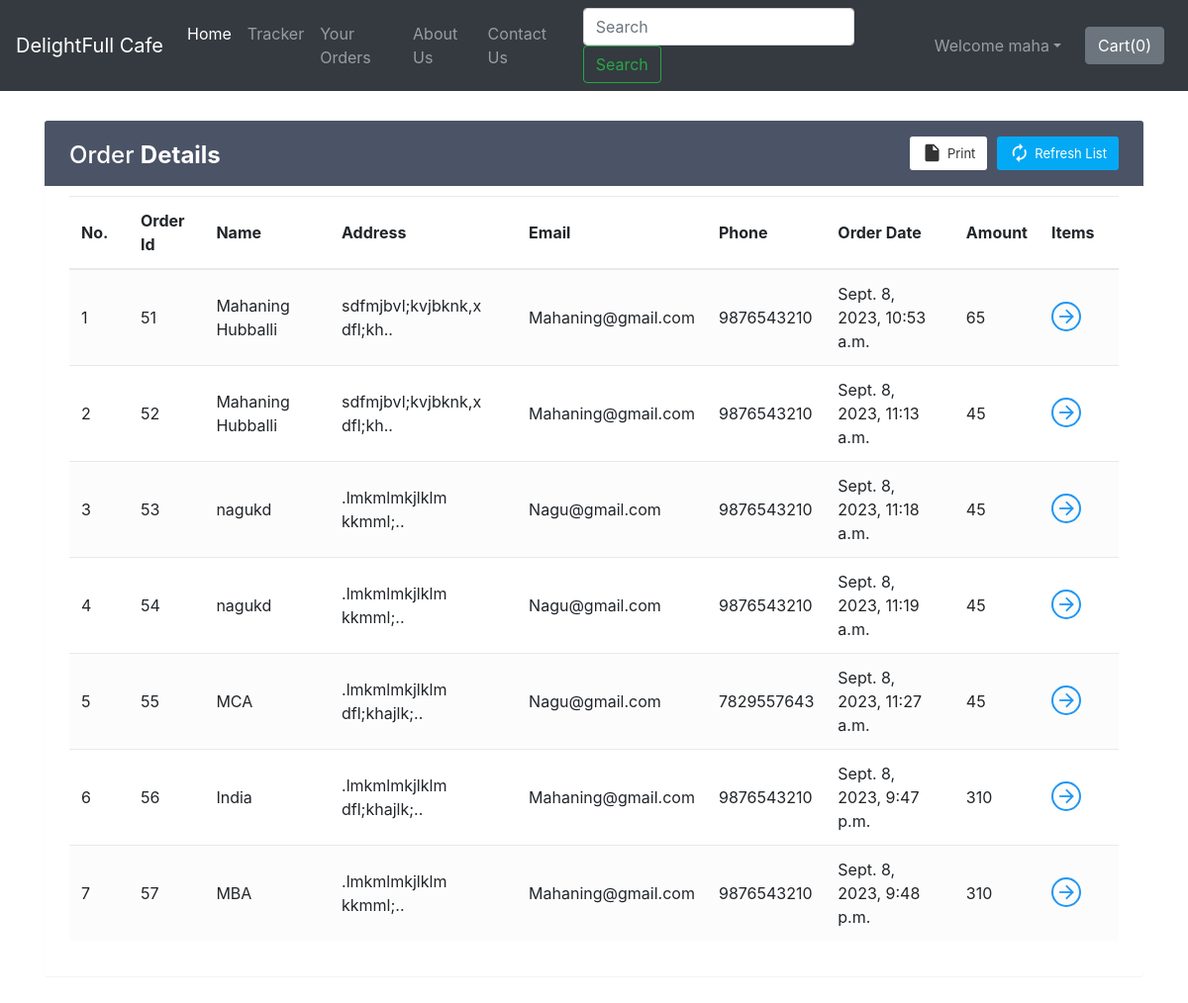
Page /shop/orderView/ (signed in) on the committed database.
### shop/models.py (models this page shows)
class Orders(models.Model):
    order_id = models.AutoField(primary_key=True)
    items_json = models.CharField(max_length=5000)
    userId = models.IntegerField(default=0)
    amount = models.IntegerField(default=0)
    name = models.CharField(max_length=90)
    email = models.CharField(max_length=111)
    address = models.CharField(max_length=111)
    city = models.CharField(max_length=111)
    state = models.CharField(max_length=111)
    zip_code = models.CharField(max_length=111)
    phone = models.CharField(max_length=111, default="")
    timestamp = models.DateTimeField(default=timezone.now)

### shop/views.py (the view)
# urls.py: path('orderView/', views.orderView, name="orderView"),
def orderView(request):
    if request.user.is_authenticated:
        current_user = request.user
        orderHistory = Orders.objects.filter(userId=current_user.id)
        if len(orderHistory) == 0:
            messages.info(request, "You have not ordered.")
            return render(request, 'shop/orderView.html')
        return render(request, 'shop/orderView.html', {'orderHistory': orderHistory})
    return render(request, 'shop/orderView.html')

### shop/templates/shop/orderView.html (shortened to what this page needs)
{% extends 'shop/basic.html' %}
{% block body %}
{% if user.is_authenticated %}
<div class="container" id="cont">
    <div class="table-wrapper">
        <div class="table-title">
            <div class="row">
                <div class="col-sm-4">
                    <h2>Order <b>Details</b></h2>
                </div>
                <div class="col-sm-8">
                    <a href="" class="btn btn-primary"><i class="material-icons">&#xE863;</i> <span>Refresh List</span></a>
                    <a href="#" onclick="window.print()" class="btn btn-info"><i class="material-icons">&#xE24D;</i> <span>Print</span></a>
                </div>
            </div>
        </div>
        <table class="table table-striped table-hover">
            <thead>
                <tr>
                    <th>No.</th>
                    <th>Order Id</th>
                    <th>Name</th>
                    <th>Address</th>
                    <th>Email</th>
                    <th>Phone</th>
                    <th>Order Date</th>
                    <th>Amount</th>
                    <th>Items</th>
                </tr>
            </thead>
            <tbody>
                {% for i in orderHistory %}
                <tr>
                    <td class="count"></td>
                    <td>{{i.order_id}}</td>
                    <td>{{i.name}}</td>
                    <td data-toggle="tooltip" title="{{i.address}}">{{i.address|slice:"0:25"}}..</td>
                    <td>{{i.email}}</td>
                    <td>{{i.phone}}</td>
                    <td>{{i.timestamp}}</td>
                    <td>{{i.amount}}</td>
                    <td><a href="#" id="click{{i.order_id}}" class="view" title="View Details"><i class="material-icons">&#xE5C8;</i></a></td>
                </tr>
                {% endfor %}
            </tbody>
        </table>
    </div>
</div>
{% endif %}
{% endblock %}

### shop/templates/shop/basic.html (shortened to what this page needs)
<!doctype html>
<html lang="en">
  <head>
    <link rel="stylesheet" href="https://stackpath.bootstrapcdn.com/bootstrap/4.2.1/css/bootstrap.min.css">
    <link rel="stylesheet" href="https://stackpath.bootstrapcdn.com/bootstrap/4.3.1/css/bootstrap.min.css">
    <link rel="stylesheet" href="https://use.fontawesome.com/releases/v5.8.2/css/all.css">
  </head>
  <body>
    <nav class="navbar navbar-expand-lg navbar-dark bg-dark">
      <a class="navbar-brand" href="/shop">DelightFull Cafe</a>
      <div class="collapse navbar-collapse" id="navbarSupportedContent">
        <ul class="navbar-nav mr-auto">
          <li class="nav-item active">
            <a class="nav-link" href="/shop">Home <span class="sr-only">(current)</span></a>
          </li>
          <li class="nav-item">
            <a class="nav-link" href="/shop/tracker">Tracker</a>
          </li>
          <li class="nav-item">
            <a class="nav-link" href="/shop/orderView/">Your Orders</a>
          </li>
          <li class="nav-item">
            <a class="nav-link" href="/shop/about">About Us</a>
          </li>
          <li class="nav-item">
            <a class="nav-link" href="/shop/contact">Contact Us</a>
          </li>
        </ul>
        <form method="get" action="/shop/search" class="form-inline my-2 my-lg-0 mx-3">
          <input class="form-control mr-sm-2" type="search" name="search" id="search" placeholder="Search" aria-label="Search" required>
          <button class="btn btn-outline-success my-2 my-sm-0" type="submit">Search</button>
        </form>
        {% if user.is_authenticated %}
        <ul class="navbar-nav mr-2">
          <li class="nav-item dropdown">
            <a class="nav-link dropdown-toggle" href='#' id="navbarDropdown" role="button" data-toggle="dropdown"> Welcome {{request.user}}</a>
          </li>
        </ul>
        {% else %}
        <button type="button" class="btn btn-success mx-2" data-toggle="modal" data-target="#loginModal">Login</button>
        <button type="button" class="btn btn-success mx-2" data-toggle="modal" data-target="#signupModal">SignUp</button>
        {% endif %}
        <button type="button" class="btn btn-secondary mx-2" id="popcart" data-container="body" data-html="true" data-toggle="popover" title="MyCart" data-placement="bottom" data-content="Bottom popover">
          Cart(<span id="cart">0</span>)
        </button>
      </div>
    </nav>
    {% block body %} {% endblock %}
  </body>
</html>

### rows in the picture
Orders: order_id "51", name "Mahaning Hubballi", address "sdfmjbvl;kvjbknk,x dfl;kh", email "Mahaning@gmail.com", phone "9876543210", timestamp "Sept. 8, 2023, 10:53 a.m.", amount "65"
Orders: order_id "52", name "Mahaning Hubballi", address "sdfmjbvl;kvjbknk,x dfl;kh", email "Mahaning@gmail.com", phone "9876543210", timestamp "Sept. 8, 2023, 11:13 a.m.", amount "45"
Orders: order_id "53", name "nagukd", address ".lmkmlmkjlklm kkmml;", email "Nagu@gmail.com", phone "9876543210", timestamp "Sept. 8, 2023, 11:18 a.m.", amount "45"
Orders: order_id "54", name "nagukd", address ".lmkmlmkjlklm kkmml;", email "Nagu@gmail.com", phone "9876543210", timestamp "Sept. 8, 2023, 11:19 a.m.", amount "45"
Orders: order_id "55", name "MCA", address ".lmkmlmkjlklm dfl;khajlk;", email "Nagu@gmail.com", phone "7829557643", timestamp "Sept. 8, 2023, 11:27 a.m.", amount "45"
Orders: order_id "56", name "India", address ".lmkmlmkjlklm dfl;khajlk;", email "Mahaning@gmail.com", phone "9876543210", timestamp "Sept. 8, 2023, 9:47 p.m.", amount "310"
Orders: order_id "57", name "MBA", address ".lmkmlmkjlklm kkmml;", email "Mahaning@gmail.com", phone "9876543210", timestamp "Sept. 8, 2023, 9:48 p.m.", amount "310"

### other values in the picture
{{ request.user }} "maha"
